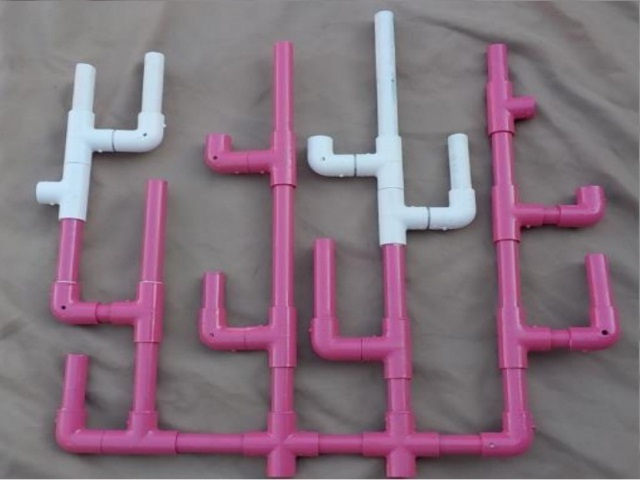
#> input picture squad-bsg-AbdelrahmanElzarka-OpenCv-part1/task_6/OneYearImage.jpg, 640 x 480 px, given in place of the camera
$ jupyter execute note.ipynb
#> lines starting #> are read from the running program, lines starting #| are printed output that depends on the picture; after the words box and inside, x2 and y2 are one past the last pixel; in counts of white or black regions, pixels touching at a corner belong together
[cell 1]
import math
import cv2
import numpy as np

img =np.zeros((800,800,3),np.uint8)
StartingPointX=int(input("enter the x value of starting point"))
#> the answer given: 3
StartingPointY=int(input("enter the y value of starting point"))
#> the answer given: 3
print(StartingPointX,StartingPointY)
angle=float(input("enter the direction"))
#> the answer given: 3
speed=float(input("enter the speed"))
#> the answer given: 3
time=int(input("enter the time"))
#> the answer given: 3
hypo=time*(speed/1000)*60*60
print(hypo)
print(math.sin(103*3.14/180))
endingY=math.sin(angle*3.14/180)*hypo+StartingPointY
endingX=math.cos(angle*3.14/180)*hypo+StartingPointX
print(endingX,endingY)
cv2.circle(img,(StartingPointX,StartingPointY),2,(255,255,0),5)
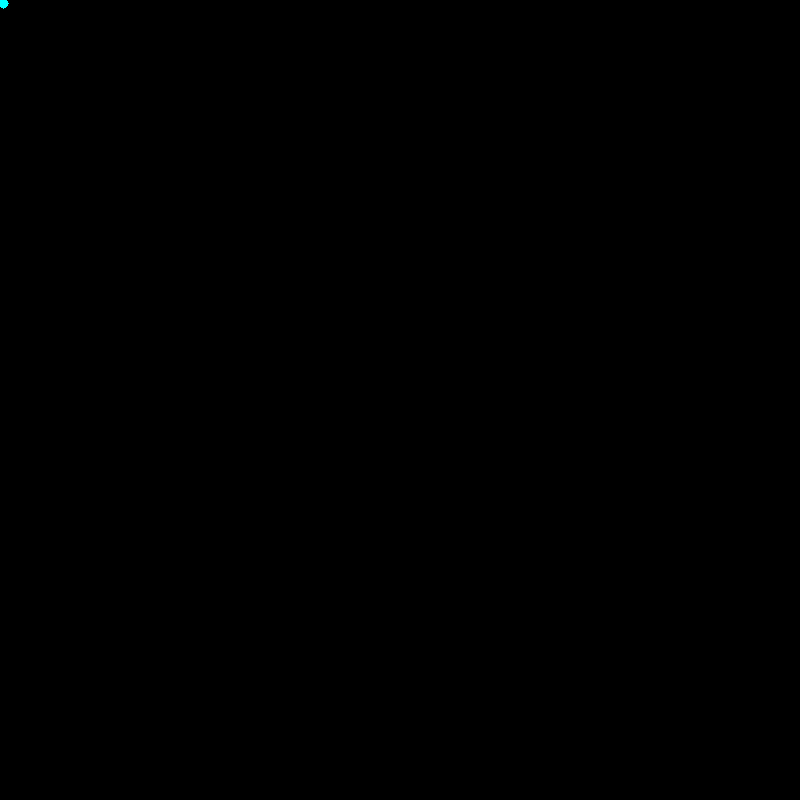
#> img: shape (800, 800, 3); mean of channels 0, 1, 2 0, 0, 0; drawn as B, G, R
cv2.circle(img,(int(endingX),int(endingY)),2,(0,0,255),5)
#> img: shape (800, 800, 3); 0.01% of pixels changed, all inside (x1, y1, x2, y2) = (30, 0, 41, 10)
cv2.line(img,(StartingPointX,StartingPointY),(int(endingX),int(endingY)),(255,255,0),1)
#> img: shape (800, 800, 3); mean of channels 0, 1, 2 0, 0, 0
cv2.imshow("image",img)
cv2.waitKey(0)

[cell 2]
import cv2
import numpy as np


def draw_circle(event, x, y, flags, param):
    """Mouse callback function"""
    global circles
    if event == cv2.EVENT_LBUTTONDBLCLK:
        circles.append((x, y))
    if event == cv2.EVENT_RBUTTONDBLCLK:
        circles[:] = []
    elif event == cv2.EVENT_RBUTTONDOWN:
        try:
            circles.pop()
        except (IndexError):
            print("no circles to delete")


circles = []


image = np.zeros((300, 300, 3),np.uint8)

cv2.namedWindow('Image mouse')
cv2.setMouseCallback('Image mouse', draw_circle)

cv2.putText(image, 'Double left click: add a circle', (10,200), cv2.FONT_HERSHEY_SIMPLEX, 0.4, (255, 255, 255))
cv2.putText(image, 'Simple right click: delete last circle', (10,225), cv2.FONT_HERSHEY_SIMPLEX, 0.4,
                (255, 255, 255))
cv2.putText(image, 'Double right click: delete all circle', (10,250), cv2.FONT_HERSHEY_SIMPLEX, 0.4,
                (255, 255, 255))
cv2.putText(image, 'Press \'q\' to exit', (10,275), cv2.FONT_HERSHEY_SIMPLEX, 0.4, (255, 255, 255))

clone = image.copy()

while True:

    image = clone.copy()

    for pos in circles:
        cv2.circle(image, pos, 30, (0,0,255), -1)


    cv2.imshow('Image mouse', image)
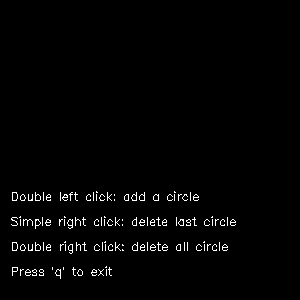
#> window 'Image mouse': shape (300, 300, 3); 1.7% white in thin lines or dots, all inside (x1, y1, x2, y2) = (11, 191, 236, 279)


    if cv2.waitKey(400) & 0xFF == ord('q'):
#> (key q is pressed here)
        break

cv2.destroyAllWindows()

[cell 3]
import cv2
import numpy as np

height = 50
width = 50
img1 = np.zeros((height,width,3), np.uint8)
img1[:,:] = (255,0,0)

img2 = np.zeros((height,width,3), np.uint8)
img2[:,:] = (0,255,0)

img3 = np.zeros((height,width,3), np.uint8)
img3[:,:] = (0,0,255)

img4 = np.zeros((height,width,3), np.uint8)
img4[:,:] = (255,255,255)

img5=np.hstack((img1,img2))
img6=np.hstack((img3,img4))
img7=np.vstack((img5,img6))

imgResized = cv2.resize(img7,(200,200))

cv2.imshow("Image",imgResized)
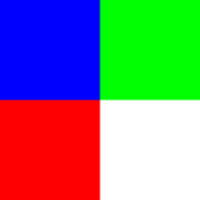
#> window 'Image': shape (200, 200, 3); mean B, G, R 127.5, 127.5, 127.5
cv2.waitKey(0)

[cell 4]
import cv2
import numpy as np


cap = cv2.VideoCapture(0)
cap.set(3, 1280)
cap.set(4, 720)
cap.set(10, 70)

frame_width = int(cap.get(3))
frame_height = int(cap.get(4))

size = (frame_width, frame_height)

result = cv2.VideoWriter('H:\Vortex/task1/testvideo.avi',
                         cv2.VideoWriter_fourcc(*'MJPG'),
                         10, size)


while True:
        success, img = cap.read()
#> img is the input picture: shape (480, 640, 3); mean B, G, R 124.5, 111.9, 131.5
        gray = cv2.cvtColor(img, cv2.COLOR_BGR2GRAY)
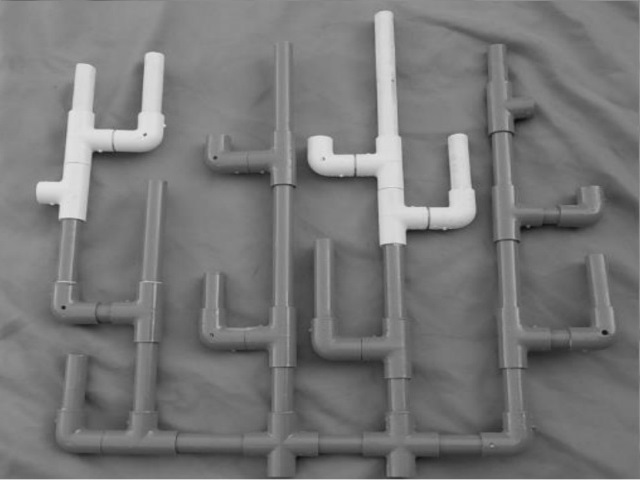
#> gray: shape (480, 640); min 11, max 229, mean 119.2
        imgR = cv2.rotate(img, cv2.ROTATE_90_CLOCKWISE)
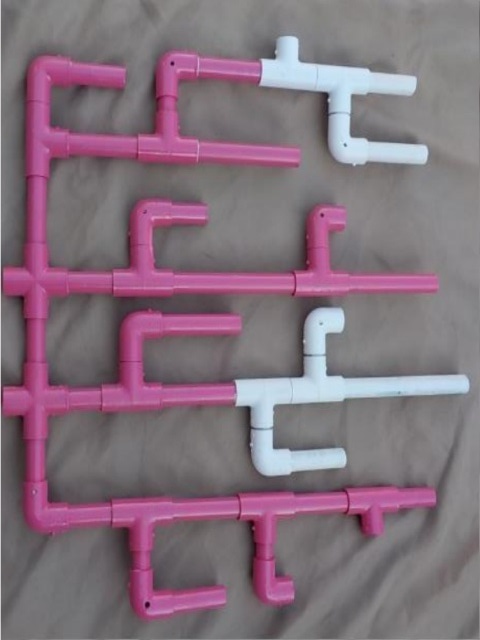
#> imgR: shape (640, 480, 3); mean B, G, R 124.5, 111.9, 131.5
        imgH = cv2.cvtColor(img, cv2.COLOR_BGR2HSV)
#> imgH: shape (480, 640, 3); mean H, S, V 137.3, 38.9, 133.8
        C = input()
        print(C)
        if(C=='Q'):
            exit()
        elif(C=='R'):
            cv2.imshow("Output8", imgR)
            cv2.waitKey(0)
        elif(C=='C'):
            cv2.imwrite("H:\Vortex/task1/test.png", img)
        elif(C=='S'):
            i = 0
            while i < 100:
                success, img = cap.read()
                result.write(img)
                i = i + 1
        elif(C=='G'):
            cv2.imshow("Output7", gray)
            cv2.waitKey(0)
        elif(C=='H'):
            cv2.imshow("Output6", imgH)
            cv2.waitKey(0)
        elif(C=='X'):
            cv2.imshow("Output1", imgH)
            cv2.imshow("Output2", gray)
            cv2.imshow("Output3", img)
            cv2.imshow("Output4", imgR)
            cv2.waitKey(0)
        elif(C=='Z'):
            cv2.imshow("Output5", img)
            cv2.waitKey(0)

$ run again, on squad-bsg-AbdelrahmanElzarka-OpenCv-part1/task_6/coral1.jpg
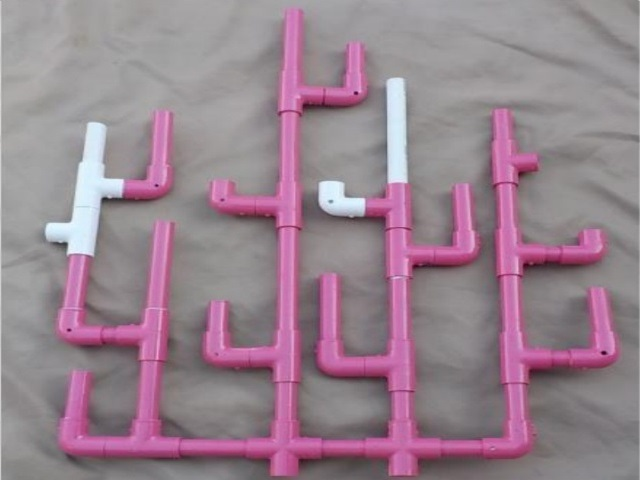
#> input picture squad-bsg-AbdelrahmanElzarka-OpenCv-part1/task_6/coral1.jpg, 640 x 480 px, given in place of the camera
#> img is the input picture: shape (480, 640, 3); mean B, G, R 143, 130.5, 152.1
#> `gray = cv2.cvtColor(img, cv2.COLOR_BGR2GRAY)`:
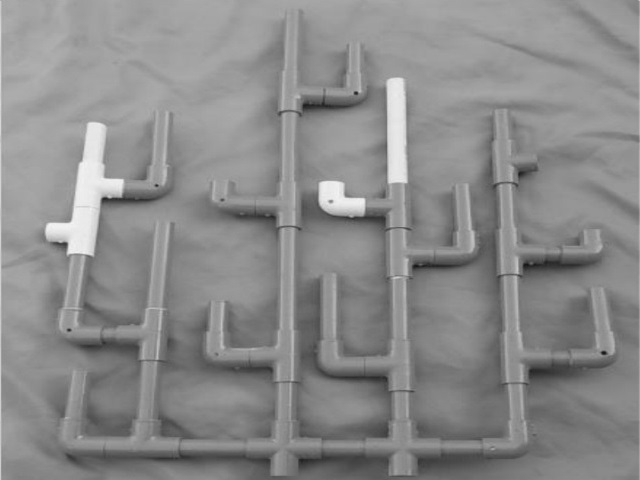
#> gray: shape (480, 640); min 21, max 244, mean 138.4
#> `imgR = cv2.rotate(img, cv2.ROTATE_90_CLOCKWISE)`:
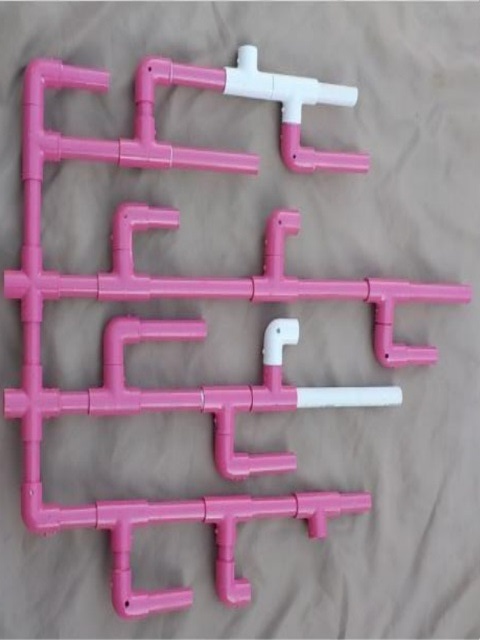
#> imgR: shape (640, 480, 3); mean B, G, R 143, 130.5, 152.1
#> imgH: shape (480, 640, 3); mean H, S, V 130.4, 35.1, 152.9

$ run again, on squad-bsg-AbdelrahmanElzarka-OpenCv-part1/task_6/coral2.jpg
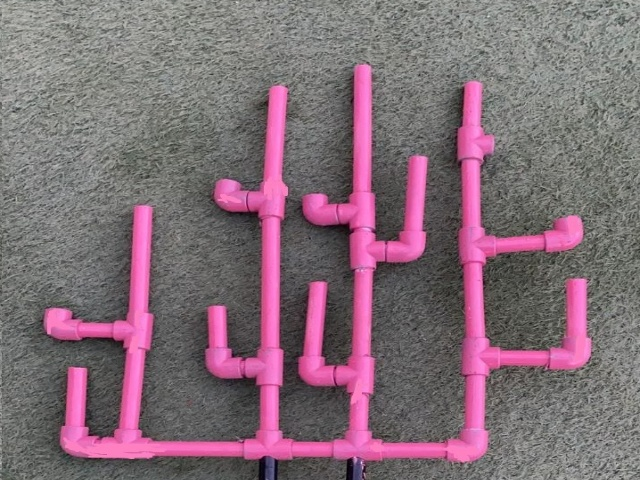
#> input picture squad-bsg-AbdelrahmanElzarka-OpenCv-part1/task_6/coral2.jpg, 640 x 480 px, given in place of the camera
#> img is the input picture: shape (480, 640, 3); mean B, G, R 118.5, 108.1, 130.1
#> `gray = cv2.cvtColor(img, cv2.COLOR_BGR2GRAY)`:
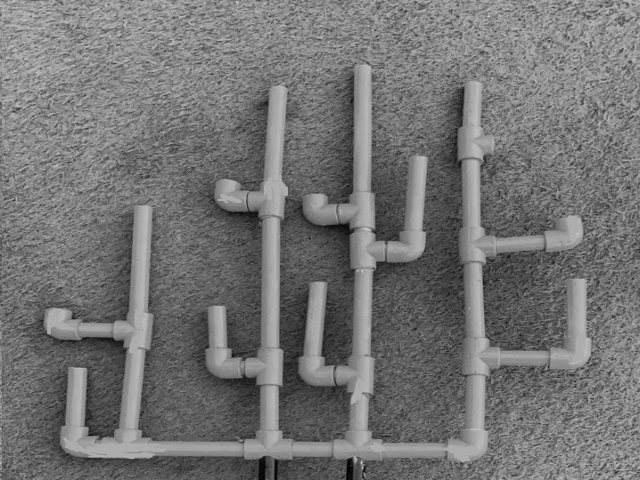
#> gray: shape (480, 640); min 1, max 225, mean 115.8
#> `imgR = cv2.rotate(img, cv2.ROTATE_90_CLOCKWISE)`:
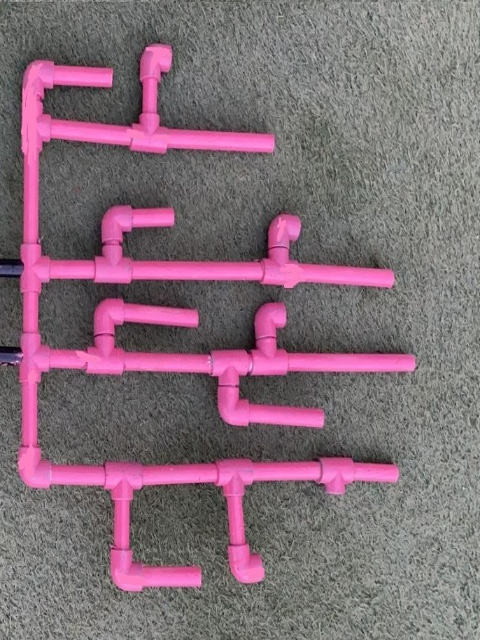
#> imgR: shape (640, 480, 3); mean B, G, R 118.5, 108.1, 130.1
#> imgH: shape (480, 640, 3); mean H, S, V 76.1, 35.3, 131

$ run again, on squad-bsg-AbdelrahmanElzarka-OpenCv-part1/task_6/coral3.jpg
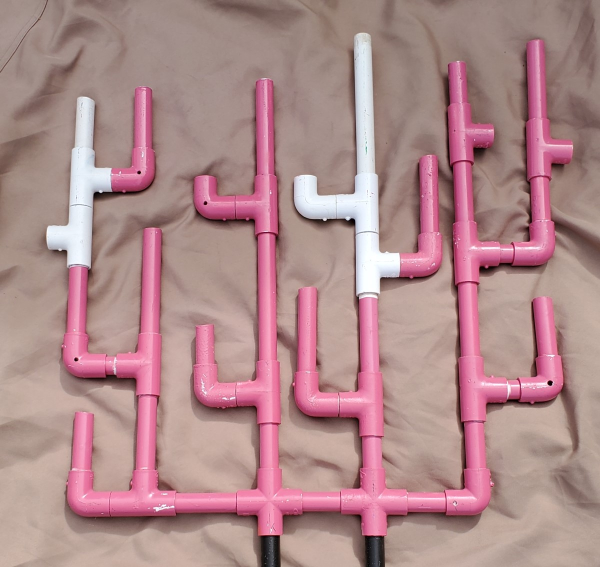
#> input picture squad-bsg-AbdelrahmanElzarka-OpenCv-part1/task_6/coral3.jpg, 1200 x 1134 px, given in place of the camera (shown at 1/2 size)
#> img is the input picture: shape (1134, 1200, 3); mean B, G, R 139.5, 137.8, 175.6
#> `gray = cv2.cvtColor(img, cv2.COLOR_BGR2GRAY)`:
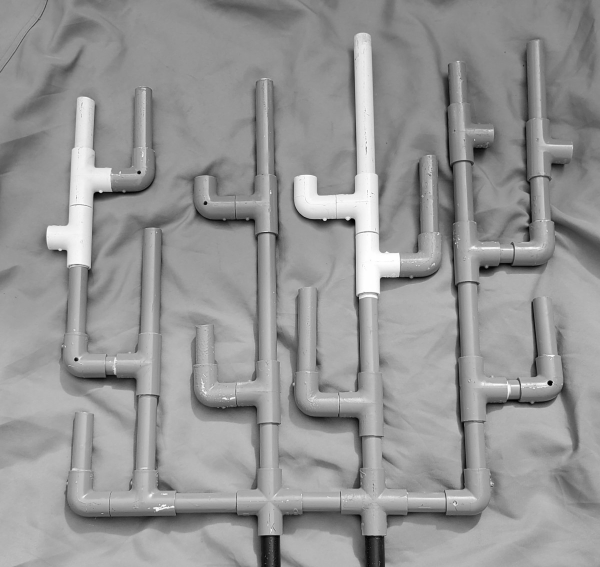
#> gray: shape (1134, 1200) (shown at 1/2 size); min 0, max 255, mean 149.3
#> `imgR = cv2.rotate(img, cv2.ROTATE_90_CLOCKWISE)`:
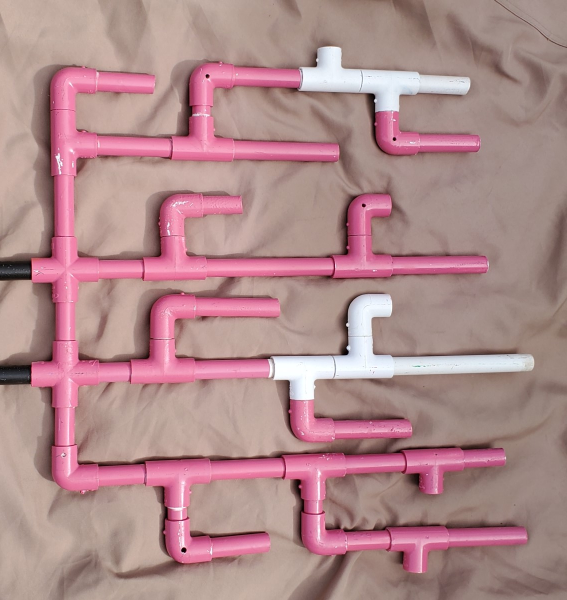
#> imgR: shape (1200, 1134, 3) (shown at 1/2 size); mean B, G, R 139.5, 137.8, 175.6
#> imgH: shape (1134, 1200, 3); mean H, S, V 46.2, 63.5, 176
